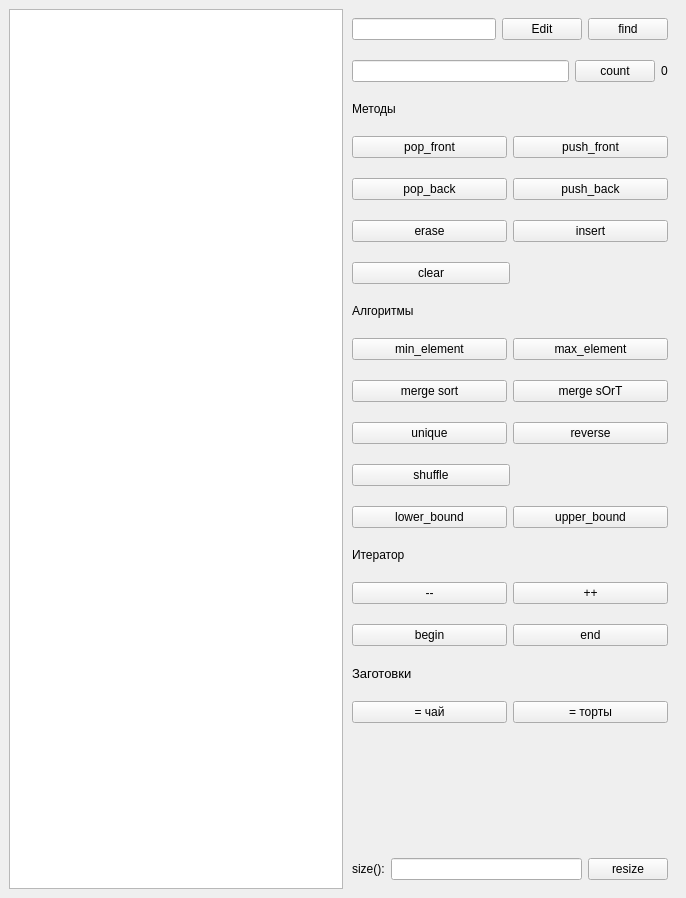
<?xml version="1.0" encoding="UTF-8"?>
<ui version="4.0">
 <class>MainWindow</class>
 <widget class="QMainWindow" name="MainWindow">
  <property name="geometry">
   <rect>
    <x>0</x>
    <y>0</y>
    <width>686</width>
    <height>898</height>
   </rect>
  </property>
  <property name="sizePolicy">
   <sizepolicy hsizetype="Expanding" vsizetype="Expanding">
    <horstretch>0</horstretch>
    <verstretch>0</verstretch>
   </sizepolicy>
  </property>
  <property name="windowTitle">
   <string>std::vector demo</string>
  </property>
  <property name="iconSize">
   <size>
    <width>17</width>
    <height>17</height>
   </size>
  </property>
  <widget class="QWidget" name="centralwidget">
   <property name="sizePolicy">
    <sizepolicy hsizetype="Expanding" vsizetype="Expanding">
     <horstretch>0</horstretch>
     <verstretch>0</verstretch>
    </sizepolicy>
   </property>
   <layout class="QHBoxLayout" name="horizontalLayout">
    <property name="spacing">
     <number>0</number>
    </property>
    <item>
     <widget class="QListWidget" name="list_widget"/>
    </item>
    <item>
     <layout class="QVBoxLayout" name="verticalLayout">
      <property name="spacing">
       <number>2</number>
      </property>
      <item>
       <widget class="QWidget" name="widget_3" native="true">
        <layout class="QHBoxLayout" name="horizontalLayout_6">
         <item>
          <widget class="QLineEdit" name="txt_elem_content"/>
         </item>
         <item>
          <widget class="QPushButton" name="btn_edit">
           <property name="text">
            <string>Edit</string>
           </property>
          </widget>
         </item>
         <item>
          <widget class="QPushButton" name="btn_find">
           <property name="text">
            <string>find</string>
           </property>
          </widget>
         </item>
        </layout>
       </widget>
      </item>
      <item>
       <widget class="QWidget" name="widget_13" native="true">
        <layout class="QHBoxLayout" name="horizontalLayout_14">
         <item>
          <widget class="QLineEdit" name="le_count">
           <property name="text">
            <string/>
           </property>
          </widget>
         </item>
         <item>
          <widget class="QPushButton" name="btn_count">
           <property name="text">
            <string>count</string>
           </property>
          </widget>
         </item>
         <item>
          <widget class="QLabel" name="lbl_count">
           <property name="text">
            <string>&lt;html&gt;&lt;head/&gt;&lt;body&gt;&lt;p align=&quot;center&quot;&gt;0&lt;/p&gt;&lt;/body&gt;&lt;/html&gt;</string>
           </property>
          </widget>
         </item>
        </layout>
       </widget>
      </item>
      <item>
       <widget class="QWidget" name="widget_4" native="true">
        <property name="sizePolicy">
         <sizepolicy hsizetype="Preferred" vsizetype="Minimum">
          <horstretch>0</horstretch>
          <verstretch>0</verstretch>
         </sizepolicy>
        </property>
        <property name="minimumSize">
         <size>
          <width>0</width>
          <height>0</height>
         </size>
        </property>
        <property name="maximumSize">
         <size>
          <width>16777215</width>
          <height>35</height>
         </size>
        </property>
        <layout class="QHBoxLayout" name="horizontalLayout_7">
         <item>
          <widget class="QLabel" name="label_method">
           <property name="text">
            <string>&lt;html&gt;&lt;head/&gt;&lt;body&gt;&lt;p&gt;Методы&lt;/p&gt;&lt;/body&gt;&lt;/html&gt;</string>
           </property>
          </widget>
         </item>
        </layout>
       </widget>
      </item>
      <item>
       <widget class="QWidget" name="widget_12" native="true">
        <layout class="QHBoxLayout" name="horizontalLayout_13">
         <item>
          <widget class="QPushButton" name="btn_pop_front">
           <property name="text">
            <string>pop_front</string>
           </property>
          </widget>
         </item>
         <item>
          <widget class="QPushButton" name="btn_push_front">
           <property name="text">
            <string>push_front</string>
           </property>
          </widget>
         </item>
        </layout>
       </widget>
      </item>
      <item>
       <widget class="QWidget" name="widget" native="true">
        <layout class="QHBoxLayout" name="horizontalLayout_2" stretch="1,1">
         <item>
          <widget class="QPushButton" name="btn_pop_back">
           <property name="text">
            <string>pop_back</string>
           </property>
          </widget>
         </item>
         <item>
          <widget class="QPushButton" name="btn_push_back">
           <property name="text">
            <string>push_back</string>
           </property>
          </widget>
         </item>
        </layout>
       </widget>
      </item>
      <item>
       <widget class="QWidget" name="widget_8" native="true">
        <layout class="QHBoxLayout" name="horizontalLayout_9">
         <item>
          <widget class="QPushButton" name="btn_erase">
           <property name="text">
            <string>erase</string>
           </property>
          </widget>
         </item>
         <item>
          <widget class="QPushButton" name="btn_insert">
           <property name="text">
            <string>insert</string>
           </property>
          </widget>
         </item>
        </layout>
       </widget>
      </item>
      <item>
       <widget class="QWidget" name="widget_5" native="true">
        <layout class="QHBoxLayout" name="horizontalLayout_4" stretch="1,1">
         <item>
          <widget class="QPushButton" name="btn_clear">
           <property name="text">
            <string>clear</string>
           </property>
          </widget>
         </item>
         <item>
          <spacer name="horizontalSpacer">
           <property name="orientation">
            <enum>Qt::Orientation::Horizontal</enum>
           </property>
           <property name="sizeHint" stdset="0">
            <size>
             <width>128</width>
             <height>20</height>
            </size>
           </property>
          </spacer>
         </item>
        </layout>
       </widget>
      </item>
      <item>
       <widget class="QWidget" name="widget_14" native="true">
        <layout class="QHBoxLayout" name="horizontalLayout_15">
         <item>
          <widget class="QLabel" name="label_prepared_3">
           <property name="text">
            <string>&lt;html&gt;&lt;head/&gt;&lt;body&gt;&lt;p&gt;Алгоритмы&lt;/p&gt;&lt;/body&gt;&lt;/html&gt;</string>
           </property>
          </widget>
         </item>
        </layout>
       </widget>
      </item>
      <item>
       <widget class="QWidget" name="widget_15" native="true">
        <layout class="QHBoxLayout" name="horizontalLayout_16">
         <item>
          <widget class="QPushButton" name="btn_min_element">
           <property name="text">
            <string>min_element</string>
           </property>
          </widget>
         </item>
         <item>
          <widget class="QPushButton" name="btn_max_element">
           <property name="text">
            <string>max_element</string>
           </property>
          </widget>
         </item>
        </layout>
       </widget>
      </item>
      <item>
       <widget class="QWidget" name="widget_16" native="true">
        <layout class="QHBoxLayout" name="horizontalLayout_17">
         <item>
          <widget class="QPushButton" name="btn_merge_sort">
           <property name="text">
            <string>merge sort</string>
           </property>
          </widget>
         </item>
         <item>
          <widget class="QPushButton" name="btn_merge_sOrT">
           <property name="text">
            <string>merge sOrT</string>
           </property>
          </widget>
         </item>
        </layout>
       </widget>
      </item>
      <item>
       <widget class="QWidget" name="widget_17" native="true">
        <layout class="QHBoxLayout" name="horizontalLayout_18">
         <item>
          <widget class="QPushButton" name="btn_unique">
           <property name="text">
            <string>unique</string>
           </property>
          </widget>
         </item>
         <item>
          <widget class="QPushButton" name="btn_reverse">
           <property name="text">
            <string>reverse</string>
           </property>
          </widget>
         </item>
        </layout>
       </widget>
      </item>
      <item>
       <widget class="QWidget" name="widget_18" native="true">
        <layout class="QHBoxLayout" name="horizontalLayout_19" stretch="1,1">
         <item>
          <widget class="QPushButton" name="btn_shuffle">
           <property name="sizePolicy">
            <sizepolicy hsizetype="Preferred" vsizetype="Minimum">
             <horstretch>0</horstretch>
             <verstretch>0</verstretch>
            </sizepolicy>
           </property>
           <property name="text">
            <string>shuffle</string>
           </property>
          </widget>
         </item>
         <item>
          <spacer name="horizontalSpacer_2">
           <property name="orientation">
            <enum>Qt::Orientation::Horizontal</enum>
           </property>
           <property name="sizeHint" stdset="0">
            <size>
             <width>151</width>
             <height>20</height>
            </size>
           </property>
          </spacer>
         </item>
        </layout>
       </widget>
      </item>
      <item>
       <widget class="QWidget" name="widget_19" native="true">
        <layout class="QHBoxLayout" name="horizontalLayout_20">
         <item>
          <widget class="QPushButton" name="btn_lower_bound">
           <property name="text">
            <string>lower_bound</string>
           </property>
          </widget>
         </item>
         <item>
          <widget class="QPushButton" name="btn_upper_bound">
           <property name="text">
            <string>upper_bound</string>
           </property>
          </widget>
         </item>
        </layout>
       </widget>
      </item>
      <item>
       <widget class="QWidget" name="widget_9" native="true">
        <property name="sizePolicy">
         <sizepolicy hsizetype="Preferred" vsizetype="Minimum">
          <horstretch>0</horstretch>
          <verstretch>0</verstretch>
         </sizepolicy>
        </property>
        <property name="minimumSize">
         <size>
          <width>0</width>
          <height>0</height>
         </size>
        </property>
        <property name="maximumSize">
         <size>
          <width>16777215</width>
          <height>35</height>
         </size>
        </property>
        <layout class="QHBoxLayout" name="horizontalLayout_10">
         <item>
          <widget class="QLabel" name="label_prepared_2">
           <property name="text">
            <string>&lt;html&gt;&lt;head/&gt;&lt;body&gt;&lt;p&gt;Итератор&lt;/p&gt;&lt;/body&gt;&lt;/html&gt;</string>
           </property>
          </widget>
         </item>
        </layout>
       </widget>
      </item>
      <item>
       <widget class="QWidget" name="widget_10" native="true">
        <layout class="QHBoxLayout" name="horizontalLayout_11">
         <item>
          <widget class="QPushButton" name="btn_prev">
           <property name="text">
            <string>--</string>
           </property>
          </widget>
         </item>
         <item>
          <widget class="QPushButton" name="btn_next">
           <property name="text">
            <string>++</string>
           </property>
          </widget>
         </item>
        </layout>
       </widget>
      </item>
      <item>
       <widget class="QWidget" name="widget_11" native="true">
        <property name="sizePolicy">
         <sizepolicy hsizetype="Preferred" vsizetype="Fixed">
          <horstretch>0</horstretch>
          <verstretch>0</verstretch>
         </sizepolicy>
        </property>
        <property name="minimumSize">
         <size>
          <width>0</width>
          <height>0</height>
         </size>
        </property>
        <layout class="QHBoxLayout" name="horizontalLayout_12" stretch="1,1">
         <item>
          <widget class="QPushButton" name="btn_begin">
           <property name="text">
            <string>begin</string>
           </property>
          </widget>
         </item>
         <item>
          <widget class="QPushButton" name="btn_end">
           <property name="text">
            <string>end</string>
           </property>
          </widget>
         </item>
        </layout>
       </widget>
      </item>
      <item>
       <widget class="QWidget" name="widget_7" native="true">
        <property name="maximumSize">
         <size>
          <width>16777215</width>
          <height>35</height>
         </size>
        </property>
        <layout class="QHBoxLayout" name="horizontalLayout_8">
         <item>
          <widget class="QLabel" name="label_prepared">
           <property name="text">
            <string>&lt;html&gt;&lt;head/&gt;&lt;body&gt;&lt;p&gt;&lt;span style=&quot; font-size:10pt;&quot;&gt;Заготовки&lt;/span&gt;&lt;/p&gt;&lt;/body&gt;&lt;/html&gt;</string>
           </property>
          </widget>
         </item>
        </layout>
       </widget>
      </item>
      <item>
       <widget class="QWidget" name="widget_6" native="true">
        <layout class="QHBoxLayout" name="horizontalLayout_3" stretch="1,1">
         <item>
          <widget class="QPushButton" name="btn_tea">
           <property name="text">
            <string>= чай</string>
           </property>
          </widget>
         </item>
         <item>
          <widget class="QPushButton" name="btn_cakes">
           <property name="text">
            <string>= торты</string>
           </property>
          </widget>
         </item>
        </layout>
       </widget>
      </item>
      <item>
       <spacer name="verticalSpacer">
        <property name="orientation">
         <enum>Qt::Orientation::Vertical</enum>
        </property>
        <property name="sizeHint" stdset="0">
         <size>
          <width>20</width>
          <height>40</height>
         </size>
        </property>
       </spacer>
      </item>
      <item>
       <widget class="QWidget" name="widget_2" native="true">
        <layout class="QHBoxLayout" name="horizontalLayout_5" stretch="0,1,0">
         <item>
          <widget class="QLabel" name="label_size">
           <property name="text">
            <string>size():</string>
           </property>
          </widget>
         </item>
         <item>
          <widget class="QLineEdit" name="txt_size"/>
         </item>
         <item>
          <widget class="QPushButton" name="btn_resize">
           <property name="text">
            <string>resize</string>
           </property>
          </widget>
         </item>
        </layout>
       </widget>
      </item>
     </layout>
    </item>
   </layout>
  </widget>
 </widget>
 <resources/>
 <connections/>
</ui>
